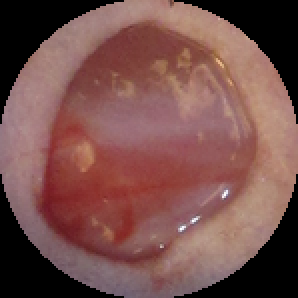
#> input picture data/MouseData/train/0/Day 0_Y8-2-L.png, 149 x 149 px, found by its file name (shown 2 times larger)
$ python k-means_assesment.py
#> lines starting #> are read from the running program, lines starting #| are printed output that depends on the picture; after the words box and inside, x2 and y2 are one past the last pixel; in counts of white or black regions, pixels touching at a corner belong together
import numpy as np
import cv2
from sklearn.cluster import KMeans
import matplotlib.pyplot as plt

# Load and preprocess the image
# image_path = '/Users/bearcbass/RL4Wound/data/MouseData/train/0/Day 0_A8-1-R.png'

image_path = '/Users/bearcbass/RL4Wound/data/MouseData/train/0/Day 0_A8-4-L.png'
image_path = '/Users/bearcbass/RL4Wound/data/MouseData/train/0/Day 0_Y8-2-L.png'

# image_path = '/Users/bearcbass/RL4Wound/data/MouseData/train/0/Day 0_A8-1-R.png'


image = cv2.imread(image_path)
#> image is the input picture: shape (149, 149, 3); mean B, G, R 76.2, 80, 119.7

# Apply bilateral filtering to the image (to smooth the image while preserving edges)
# d: Diameter of each pixel neighborhood that is used during filtering
# sigmaColor: Filter sigma in the color space
# sigmaSpace: Filter sigma in the coordinate space (spatial distance)
bilateral_filtered_image = cv2.bilateralFilter(image, d=9, sigmaColor=75, sigmaSpace=75)

# Reshape the filtered image into a 2D array of pixels (rows = number of pixels, columns = 3 for RGB)
pixels = bilateral_filtered_image.reshape(-1, 3)

# Perform K-means clustering
k = 3 # Number of clusters
kmeans = KMeans(n_clusters=k)
kmeans.fit(pixels)

cluster_means = []
for i in range(k):
    cluster_pixels = pixels[kmeans.labels_ == i]
    avg_intensity = np.mean(cluster_pixels)
    cluster_means.append(avg_intensity)
#> this loop made 3 passes
#> avg_intensity on passes 1 to 3: 94.83, 7.34e-05, 134.1
#> after the loop, cluster_means = [94.83, 7.34e-05, 134.1]

sorted_clusters = np.argsort(cluster_means)
#> sorted_clusters = [1, 0, 2]

new_labels = np.zeros_like(kmeans.labels_)
for i, cluster in enumerate(sorted_clusters):
    new_labels[kmeans.labels_ == cluster] = i
#> this loop made 3 passes
#> cluster on passes 1 to 3: 1, 0, 2

# This section is to get the mask for contours

cluster_index = 1
mask = (new_labels == cluster_index)

mask_image = mask.reshape(image.shape[:2]).astype(np.uint8) * 255
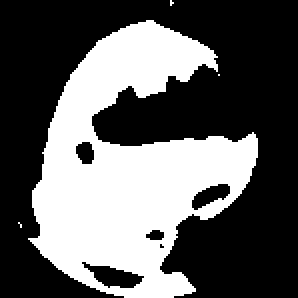
#> mask_image: shape (149, 149) (shown 2 times larger); 37.4% white; 4 white regions (3 under 20 px)

contours, _ = cv2.findContours(mask_image, cv2.RETR_EXTERNAL, cv2.CHAIN_APPROX_SIMPLE)
#> contours = 4 contours, 3 with area under 20; largest, box (x1, y1, x2, y2) and area: (14, 10, 129, 149) 8493

contour_image = cv2.cvtColor(image, cv2.COLOR_BGR2RGB)
cv2.drawContours(contour_image, contours, -1, (0,255,0),2)
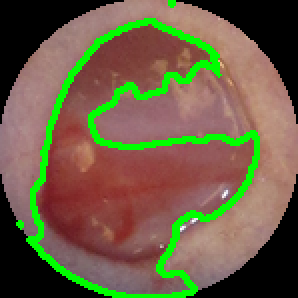
#> contour_image: shape (149, 149, 3) (shown 2 times larger); mean R, G, B 107.5, 94.6, 68.2

filled_mask = np.zeros_like(mask_image)
for contour in contours:
    cv2.drawContours(filled_mask, [contour], -1, 255, thickness=cv2.FILLED)
#> this loop made 4 passes
#> contour on passes 1, 2, 4: [[9, 111], [10, 112], [10, 113], [10, 112]], [[109, 37]], [[85, 0], [85, 2], [86, 1]]
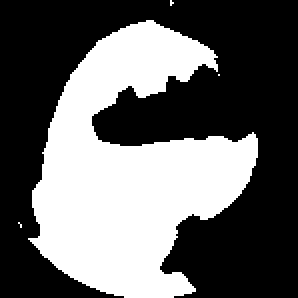
#> filled_mask: shape (149, 149) (shown 2 times larger); 39.5% white; 4 white regions (3 under 20 px), largest, box (x1, y1, x2, y2) and area: (14, 10, 129, 149) 8758

refined_image = cv2.bitwise_and(image, image, mask = filled_mask)
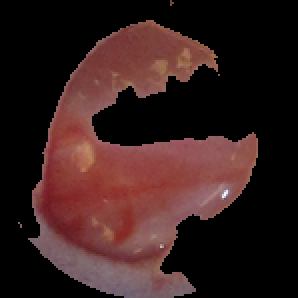
#> refined_image: shape (149, 149, 3) (shown 2 times larger); mean B, G, R 29.2, 30.4, 53.7

# Replace each pixel value with its cluster center
clustered_pixels = kmeans.cluster_centers_[kmeans.labels_]
clustered_image = clustered_pixels.reshape(image.shape).astype(np.uint8)

area_pixels = np.sum(filled_mask > 0)
#> area_pixels = 8766

# Visualize the original, filtered, and clustered images
plt.figure(figsize=(15, 10))

# Original Image
plt.subplot(1, 3, 1)
plt.imshow(cv2.cvtColor(image, cv2.COLOR_BGR2RGB))
plt.title('Original Image')

# Bilateral Filtered Image
plt.subplot(1, 3, 2)
plt.imshow(cv2.cvtColor(bilateral_filtered_image, cv2.COLOR_BGR2RGB))
plt.title('Bilateral Filtered Image')

# K-Means Clustered Image
plt.subplot(1, 3, 3)
plt.imshow(cv2.cvtColor(clustered_image, cv2.COLOR_BGR2RGB))
plt.title(f'K-Means Clustered Image with {k} Clusters')

plt.show()

# Visualize each cluster separately
plt.figure(figsize=(15, 10))
for i in range(k):
    # Create a mask for each cluster
    mask = (kmeans.labels_ == i)

    # Create a new image with only the pixels of the current cluster
    cluster_image = np.zeros_like(pixels)
    cluster_image[mask] = pixels[mask]  # Retain original color for the cluster

    # Reshape the cluster image back to original dimensions
    cluster_image = cluster_image.reshape(image.shape)

    # Plot the cluster
    plt.subplot(1, k, i + 1)
    plt.imshow(cv2.cvtColor(cluster_image, cv2.COLOR_BGR2RGB))
    plt.title(f'Cluster {i + 1}')
    plt.axis('off')
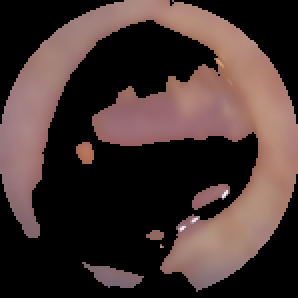
#> cluster_image: shape (149, 149, 3) (shown 2 times larger); mean B, G, R 48.9, 51.6, 68.8

plt.tight_layout()
plt.show()
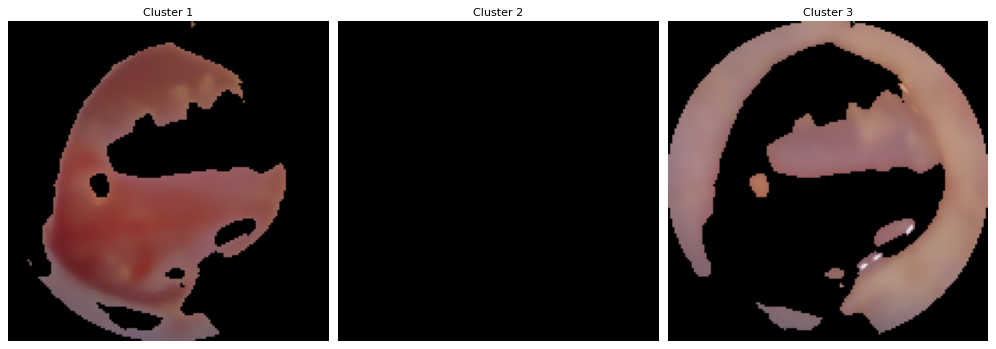
#> figure drawn by matplotlib, 3 panels

# Visualize the results
plt.figure(figsize=(15, 10))

# Bilateral Filtered Image
plt.subplot(1, 4, 2)
plt.imshow(cv2.cvtColor(bilateral_filtered_image, cv2.COLOR_BGR2RGB))
plt.title('Bilateral Filtered Image')

# Mask Image
plt.subplot(1, 4, 3)
plt.imshow(mask_image, cmap='gray')
plt.title(f'Cluster {cluster_index} Mask (Darkest Cluster)')

# Refined Image
plt.subplot(1, 4, 4)
plt.imshow(cv2.cvtColor(refined_image, cv2.COLOR_BGR2RGB))
plt.title('Refined Image')

plt.show()
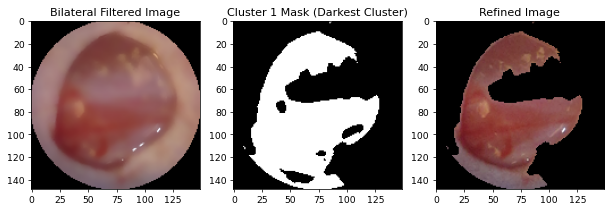
#> figure drawn by matplotlib, 3 panels

$ run again, with data/MouseData/train/0/Day 0_A8-3-L.png copied over data/MouseData/train/0/Day 0_Y8-2-L.png
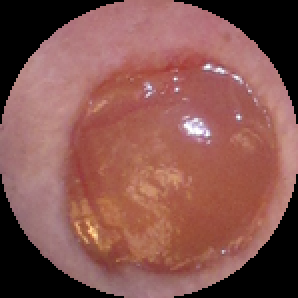
#> input picture data/MouseData/train/0/Day 0_A8-3-L.png, 149 x 149 px, found by its file name (shown 2 times larger)
#> image is the input picture: shape (149, 149, 3); mean B, G, R 79.7, 85.4, 134.6
#> the loop `for i in range(k):` made 3 passes
#> avg_intensity on passes 1 to 3: 111.2, 0, 142
#> after the loop `for i in range(k):`: cluster_means = [111.2, 0, 142]
#> sorted_clusters = [1, 0, 2]
#> the loop `for i, cluster in enumerate(sorted_clusters):` made 3 passes
#> cluster on passes 1 to 3: 1, 0, 2
#> `mask_image = mask.reshape(image.shape[:2]).astype(np.uint8) * 255`:
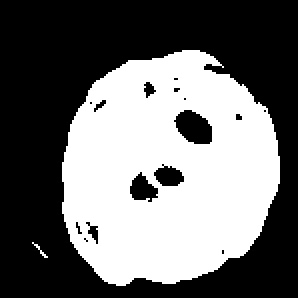
#> mask_image: shape (149, 149) (shown 2 times larger); 42.8% white; 2 white regions (1 under 20 px)
#> contours = 2 contours, 1 with area under 20; largest, box (x1, y1, x2, y2) and area: (31, 25, 140, 143) 9893
#> the loop `for contour in contours:` made 2 passes
#> area_pixels = 10083
#> `plt.show()`:
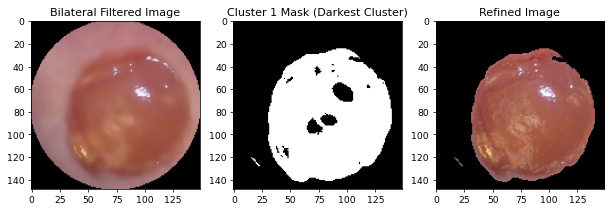
#> figure drawn by matplotlib, 3 panels

$ run again, with data/MouseData/train/0/Day 0_A8-5-L.png copied over data/MouseData/train/0/Day 0_Y8-2-L.png
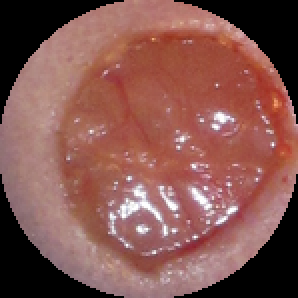
#> input picture data/MouseData/train/0/Day 0_A8-5-L.png, 149 x 149 px, found by its file name (shown 2 times larger)
#> image is the input picture: shape (149, 149, 3); mean B, G, R 80.1, 85.9, 132.9
#> the loop `for i in range(k):` made 3 passes
#> avg_intensity on passes 1 to 3: 107.7, 0, 144.5
#> after the loop `for i in range(k):`: cluster_means = [107.7, 0, 144.5]
#> sorted_clusters = [1, 0, 2]
#> the loop `for i, cluster in enumerate(sorted_clusters):` made 3 passes
#> cluster on passes 1 to 3: 1, 0, 2
#> `mask_image = mask.reshape(image.shape[:2]).astype(np.uint8) * 255`:
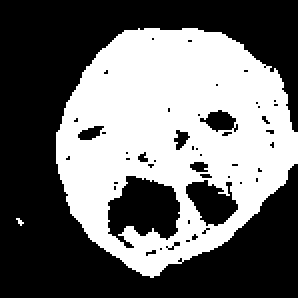
#> mask_image: shape (149, 149) (shown 2 times larger); 42.7% white; 2 white regions (1 under 20 px)
#> contours = 2 contours, 1 with area under 20; largest, box (x1, y1, x2, y2) and area: (28, 14, 149, 139) 10928
#> the loop `for contour in contours:` made 2 passes
#> area_pixels = 11111
#> `plt.show()`:
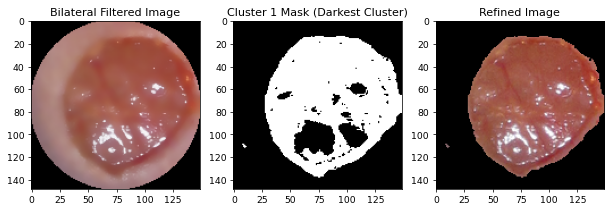
#> figure drawn by matplotlib, 3 panels

$ run again, with data/MouseData/train/0/Day 0_A8-1-R.png copied over data/MouseData/train/0/Day 0_Y8-2-L.png
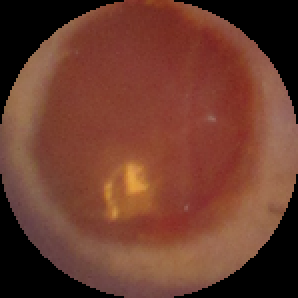
#> input picture data/MouseData/train/0/Day 0_A8-1-R.png, 149 x 149 px, found by its file name (shown 2 times larger)
#> image is the input picture: shape (149, 149, 3); mean B, G, R 45.5, 60, 108
#> the loop `for i in range(k):` made 3 passes
#> avg_intensity on passes 1 to 3: 80.75, 0.0189, 107.5
#> after the loop `for i in range(k):`: cluster_means = [80.75, 0.0189, 107.5]
#> sorted_clusters = [1, 0, 2]
#> the loop `for i, cluster in enumerate(sorted_clusters):` made 3 passes
#> cluster on passes 1 to 3: 1, 0, 2
#> mask_image: shape (149, 149); 53.6% white; 5 black regions (1 under 20 px)
#> contours = 1 contour; box (x1, y1, x2, y2) and area: (0, 0, 130, 149) 12302
#> the loop `for contour in contours:` made 1 pass
#> area_pixels = 12606
#> `plt.show()`:
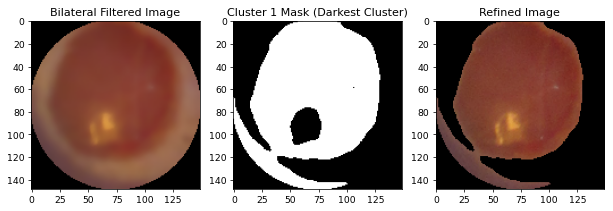
#> figure drawn by matplotlib, 3 panels
